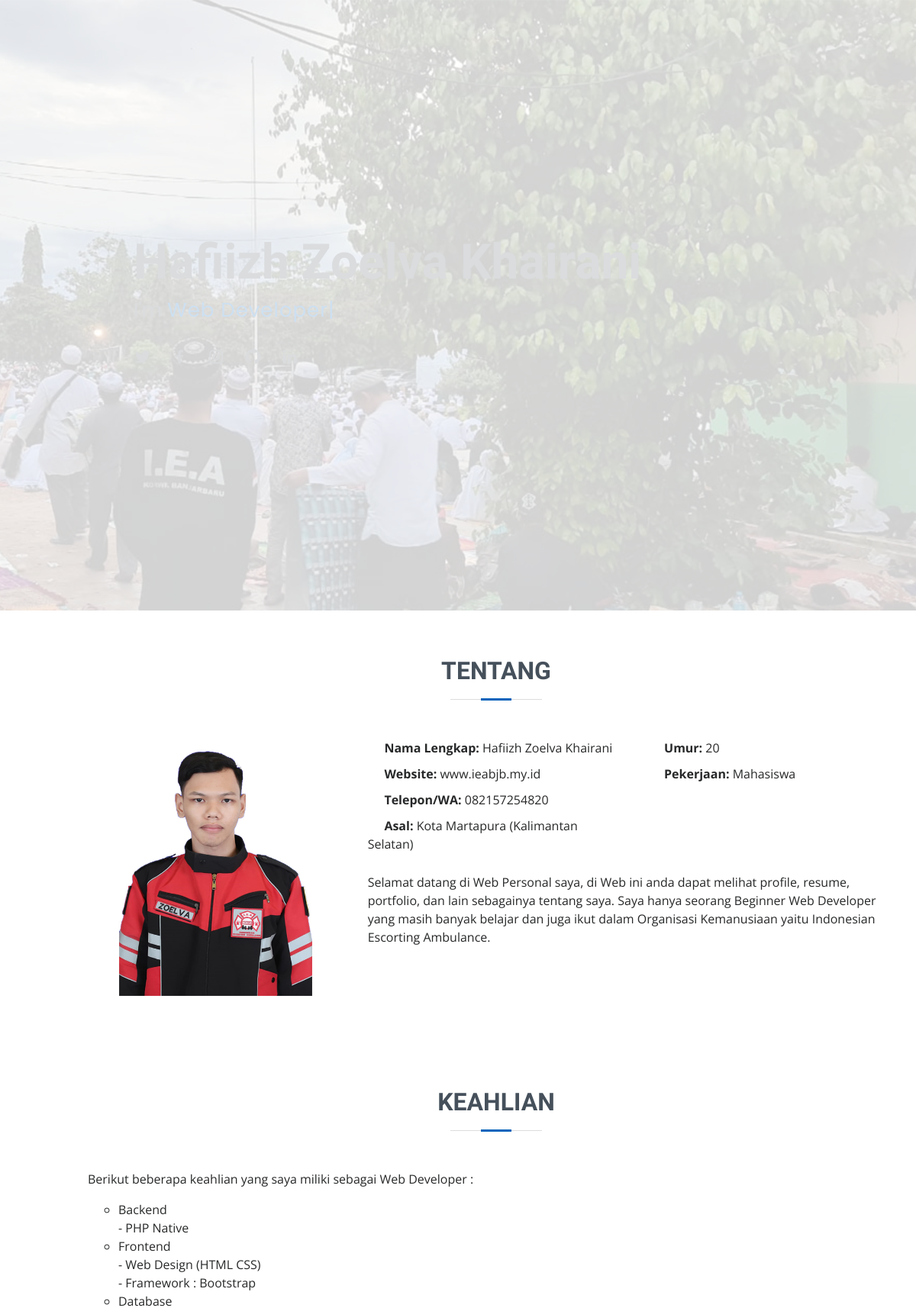
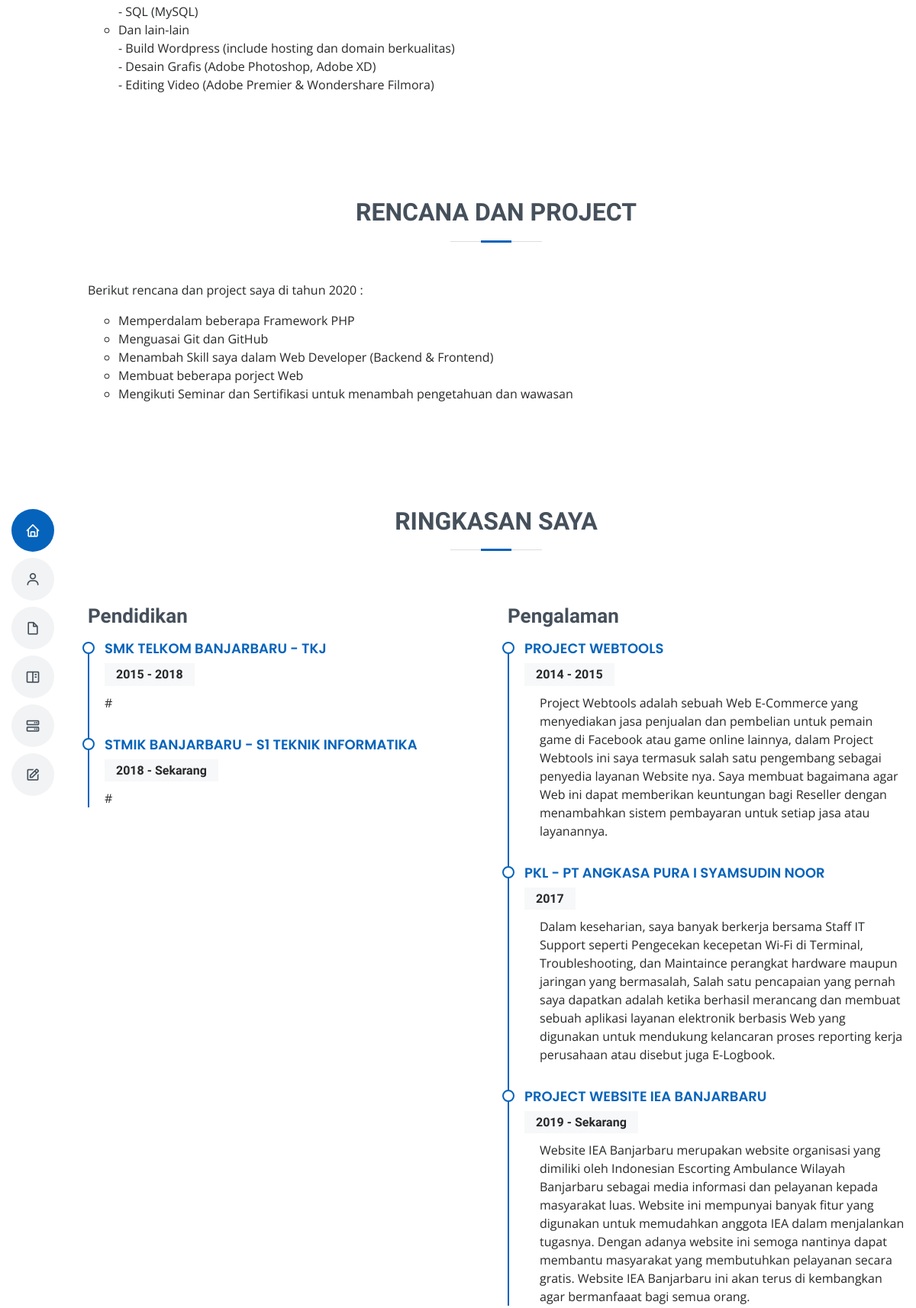
The page / (upper part) on the database its author committed (2 pictures, top to bottom).
### tables this page shows
CREATE TABLE `tb_biodata` (
  `biodata_id` int(11) NOT NULL,
  `id` int(11) NOT NULL,
  `nama` varchar(250) NOT NULL,
  `spesialis` varchar(250) NOT NULL,
  `website` varchar(100) NOT NULL,
  `telepon` varchar(50) NOT NULL,
  `asal` varchar(250) NOT NULL,
  `umur` int(10) NOT NULL,
  `pekerjaan` varchar(250) NOT NULL,
  `deskripsi` text NOT NULL
);

### application/controllers/Index.php (called while the page is built, shortened)
<?php
class Index extends CI_Controller
{
    public function __construct()
    {
        $this->load->model('Portfolio_model');
        $this->load->model('Biodata_model');
    }
    public function index()
    {
        $data['portfolio'] = $this->Portfolio_model->getAllPortfolio();
        $data['biodata'] = $this->Biodata_model->getAllBiodata();
        $this->load->view('index', $data);
    }
}

### index.php (called while the page is built, shortened)
<?php
require_once BASEPATH . 'core/CodeIgniter.php';

### application/models/Biodata_model.php (called while the page is built, shortened)
<?php
class Biodata_model extends CI_Model
{
    public function getAllBiodata()
    {
        return $this->db->get('tb_biodata')->result_array();
    }
}

### application/views/index.php (the view, shortened to what this page needs)
<!DOCTYPE html>
<html lang="en">
<head>
	<link href="<?= base_url() ?>assets/vendor/bootstrap/css/bootstrap.min.css" rel="stylesheet">
	<link href="<?= base_url() ?>assets/vendor/icofont/icofont.min.css" rel="stylesheet">
	<link href="<?= base_url() ?>assets/vendor/boxicons/css/boxicons.min.css" rel="stylesheet">
	<link href="<?= base_url() ?>assets/vendor/venobox/venobox.css" rel="stylesheet">
	<link href="<?= base_url() ?>assets/vendor/owl.carousel/assets/owl.carousel.min.css" rel="stylesheet">
	<link href="<?= base_url() ?>assets/vendor/aos/aos.css" rel="stylesheet">
	<link href="<?= base_url() ?>assets/css/style.css" rel="stylesheet">
</head>
<body>
	<header id="header" class="d-flex flex-column justify-content-center">
		<nav class="nav-menu">
			<ul>
				<li class="active"><a href="#hero"><i class="bx bx-home"></i> <span>Home</span></a></li>
				<li><a href="#about"><i class="bx bx-user"></i> <span>Tentang</span></a></li>
				<li><a href="#resume"><i class="bx bx-file-blank"></i> <span>Ringkasan</span></a></li>
				<li><a href="#portfolio"><i class="bx bx-book-content"></i> <span>Portfolio</span></a></li>
				<li><a href="#services"><i class="bx bx-server"></i> <span>Info</span></a></li>
				<li><a href="<?= base_url('home') ?>"><i class="bx bx-edit"></i> <span>Edit Resume</span></a></li>
			</ul>
		</nav>
	</header>
	<?php foreach ($biodata as $bio) : ?>
		<section id="hero" class="d-flex flex-column justify-content-center">
			<div class="container" data-aos="zoom-in" data-aos-delay="100">
				<h1><?= $bio['nama']; ?></h1>
				<p>I'm <span class="typed" data-typed-items="<?= $bio['spesialis'] ?>"></span></p>
				<div class="social-links">
					<a href="#" class="twitter"><i class="bx bxl-twitter"></i></a>
					<a href="https://www.facebook.com/hafizh.khairani" class="facebook"><i class="bx bxl-facebook"></i></a>
					<a href="https://www.instagram.com/fizh_zoelva/" class="instagram"><i class="bx bxl-instagram"></i></a>
					<a href="https://github.com/hafiizh10" class="google-plus"><i class="bx bxl-github"></i></a>
					<a href="https://www.linkedin.com/in/zoelva-khairani/" class="linkedin"><i class="bx bxl-linkedin"></i></a>
				</div>
			</div>
		</section>
		<main id="main">
			<section id="about" class="about">
				<div class="container" data-aos="fade-up">
					<div class="section-title">
						<h2>Tentang</h2>
					</div>
					<div class="row">
						<div class="col-lg-4">
							<img src="assets/img/profile-img.jpg" class="img-fluid" alt="">
						</div>
						<div class="col-lg-8 pt-4 pt-lg-0 content">
							<div class="row">
								<div class="col-lg-6">
									<ul>
										<li><i class="icofont-rounded-right"></i> <strong>Nama Lengkap:</strong> <?= $bio['nama'] ?></li>
										<li><i class="icofont-rounded-right"></i> <strong>Website:</strong> <?= $bio['website'] ?></li>
										<li><i class="icofont-rounded-right"></i> <strong>Telepon/WA:</strong> <?= $bio['telepon'] ?></li>
										<li><i class="icofont-rounded-right"></i> <strong>Asal:</strong> <?= $bio['asal'] ?>
										</li>
									</ul>
								</div>
								<div class="col-lg-6">
									<ul>
										<li><i class="icofont-rounded-right"></i> <strong>Umur:</strong> <?= $bio['umur'] ?></li>
										<li><i class="icofont-rounded-right"></i> <strong>Pekerjaan:</strong> <?= $bio['pekerjaan'] ?></li>
									</ul>
								</div>
							</div>
							<p>
								<?= $bio['deskripsi'] ?>
							</p>
						</div>
					</div>
				<?php endforeach; ?>
				</div>
			</section>
			<section id="facts" class="facts">
				<div class="container" data-aos="fade-up">
					<div class="section-title">
						<h2>Keahlian</h2>
					</div>
					<p>
						Berikut beberapa keahlian yang saya miliki sebagai Web Developer :<br>
						<ul style="list-style-type:circle">
							<li>Backend</li>
							- PHP Native
							<li>Frontend</li>
							- Web Design (HTML CSS)<br>
							- Framework : Bootstrap
							<li>Database</li>
							- SQL (MySQL)
							<li>Dan lain-lain</li>
							- Build Wordpress (include hosting dan domain berkualitas)<br>
							- Desain Grafis (Adobe Photoshop, Adobe XD)<br>
							- Editing Video (Adobe Premier & Wondershare Filmora)
						</ul>
					</p>
				</div>
			</section>
			<section id="skills" class="skills section-bg">
				<div class="container" data-aos="fade-up">
					<div class="section-title">
						<h2>Rencana dan Project</h2>
					</div>
					<p>
						Berikut rencana dan project saya di tahun 2020 :<br>
						<ul style="list-style-type:circle">
							<li>Memperdalam beberapa Framework PHP</li>
							<li>Menguasai Git dan GitHub</li>
							<li>Menambah Skill saya dalam Web Developer (Backend & Frontend)</li>
							<li>Membuat beberapa porject Web</li>
							<li>Mengikuti Seminar dan Sertifikasi untuk menambah pengetahuan dan wawasan</li>
						</ul>
					</p>
				</div>
			</section>
			<section id="resume" class="resume">
				<div class="container" data-aos="fade-up">
					<div class="section-title">
						<h2>Ringkasan Saya</h2>
					</div>
					<div class="row">
						<div class="col-lg-6">
							<h3 class="resume-title">Pendidikan</h3>
							<div class="resume-item">
								<h4>SMK TELKOM BANJARBARU - TKJ</h4>
								<h5>2015 - 2018</h5>
								<p>#</p>
							</div>
							<div class="resume-item">
								<h4>STMIK BANJARBARU - S1 Teknik Informatika</h4>
								<h5>2018 - Sekarang</h5>
								<p>#</p>
							</div>
						</div>
						<div class="col-lg-6">
							<h3 class="resume-title">Pengalaman</h3>
							<div class="resume-item">
								<h4>Project Webtools</h4>
								<h5>2014 - 2015</h5>
								<ul>
									<p>Project Webtools adalah sebuah Web E-Commerce yang menyediakan jasa penjualan dan pembelian untuk
										pemain game di Facebook atau game online lainnya, dalam Project Webtools ini saya termasuk salah satu
										pengembang sebagai penyedia layanan Website nya. Saya membuat bagaimana agar Web ini dapat memberikan
										keuntungan bagi Reseller dengan menambahkan sistem pembayaran untuk setiap jasa atau layanannya.</p>
								</ul>
							</div>
							<div class="resume-item">
								<h4>PKL - PT ANGKASA PURA I SYAMSUDIN NOOR</h4>
								<h5>2017</h5>
								<ul>
									<p>Dalam keseharian, saya banyak berkerja bersama Staff IT Support seperti Pengecekan kecepetan Wi-Fi di
										Terminal, Troubleshooting, dan Maintaince perangkat hardware maupun jaringan yang bermasalah, Salah
										satu pencapaian yang pernah saya dapatkan adalah ketika berhasil merancang dan membuat sebuah aplikasi
										layanan elektronik berbasis Web yang digunakan untuk mendukung kelancaran proses reporting kerja
										perusahaan atau disebut juga E-Logbook.</p>
								</ul>
							</div>
							<div class="resume-item">
								<h4>Project Website IEA Banjarbaru</h4>
								<h5>2019 - Sekarang</h5>
								<ul>
									<p>Website IEA Banjarbaru merupakan website organisasi yang dimiliki oleh Indonesian Escorting Ambulance
										Wilayah Banjarbaru sebagai media informasi dan pelayanan kepada masyarakat luas. Website ini mempunyai
										banyak fitur yang digunakan untuk memudahkan anggota IEA dalam menjalankan tugasnya. Dengan adanya
										website ini semoga nantinya dapat membantu masyarakat yang membutuhkan pelayanan secara gratis.
										Website IEA Banjarbaru ini akan terus di kembangkan agar bermanfaaat bagi semua orang.</p>
								</ul>
							</div>
						</div>
					</div>
				</div>
			</section>
		</main>
</body>
</html>

### assets/css/style.css (style rules this page uses)
body { font-family: "Open Sans", sans-serif; color: #272829; }
a { color: #0563bb; }
h1, h2, h3, h4, h5, h6 { font-family: "Raleway", sans-serif; }
#header { position: fixed; top: 0; left: 0; bottom: 0; z-index: 9997; transition: all 0.5s; padding: 15px; overflow-y: auto; }
@media (min-width: 992px) { #main { margin-left: 100px; } }
.nav-menu * { margin: 0; padding: 0; list-style: none; }
.nav-menu > ul > li { position: relative; white-space: nowrap; }
.nav-menu a { display: flex; align-items: center; color: #45505b; padding: 10px 18px; margin-bottom: 8px; transition: 0.3s; font-size: 15px; border-radius: 50px; background: #f2f3f5; height: 56px; width: 100%; overflow: hidden; transition: 0.3s; }
.nav-menu a i { font-size: 20px; }
@media (min-width: 992px) { .nav-menu a { width: 56px; } }
.nav-menu a:hover, .nav-menu .active > a, .nav-menu li:hover > a { color: #fff; background: #0563bb; }
#hero { width: 100%; height: 100vh; background: url("../img/hero-bg.jpg") top right no-repeat; background-size: cover; position: relative; }
@media (min-width: 992px) { #hero { padding-left: 160px; } }
#hero:before { content: ""; background: rgba(255, 255, 255, 0.8); position: absolute; bottom: 0; top: 0; left: 0; right: 0; }
#hero h1 { margin: 0; font-size: 64px; font-weight: 700; line-height: 56px; color: #45505b; }
#hero p { color: #45505b; margin: 15px 0 0 0; font-size: 26px; font-family: "Poppins", sans-serif; }
#hero p span { color: #0563bb; letter-spacing: 1px; }
#hero .social-links { margin-top: 30px; }
#hero .social-links a { font-size: 24px; display: inline-block; color: #45505b; line-height: 1; margin-right: 20px; transition: 0.3s; }
section { padding: 60px 0; overflow: hidden; }
.section-title { text-align: center; padding-bottom: 30px; }
.section-title h2 { font-size: 32px; font-weight: bold; text-transform: uppercase; margin-bottom: 20px; padding-bottom: 20px; position: relative; color: #45505b; }
.section-title h2::before { content: ''; position: absolute; display: block; width: 120px; height: 1px; background: #ddd; bottom: 1px; left: calc(50% - 60px); }
.section-title h2::after { content: ''; position: absolute; display: block; width: 40px; height: 3px; background: #0563bb; bottom: 0; left: calc(50% - 20px); }
.about .content ul { list-style: none; padding: 0; }
.about .content ul li { padding-bottom: 10px; }
.about .content ul i { font-size: 20px; padding-right: 2px; color: #0563bb; }
.about .content p:last-child { margin-bottom: 0; }
.resume .resume-title { font-size: 26px; font-weight: 700; margin-top: 20px; margin-bottom: 20px; color: #45505b; }
.resume .resume-item { padding: 0 0 20px 20px; margin-top: -2px; border-left: 2px solid #0563bb; position: relative; }
.resume .resume-item h4 { line-height: 18px; font-size: 18px; font-weight: 600; text-transform: uppercase; font-family: "Poppins", sans-serif; color: #0563bb; margin-bottom: 10px; }
.resume .resume-item h5 { font-size: 16px; background: #f7f8f9; padding: 5px 15px; display: inline-block; font-weight: 600; margin-bottom: 10px; }
.resume .resume-item ul { padding-left: 20px; }
.resume .resume-item:last-child { padding-bottom: 0; }
.resume .resume-item::before { content: ""; position: absolute; width: 16px; height: 16px; border-radius: 50px; left: -9px; top: 0; background: #fff; border: 2px solid #0563bb; }

### rows shown on the page
tb_biodata: nama "Hafiizh Zoelva Khairani", website "www.ieabjb.my.id", telepon "082157254820", asal "Kota Martapura (Kalimantan Selatan)", umur "20", pekerjaan "Mahasiswa", deskripsi "Selamat datang di Web Personal saya, di Web ini anda dapat melihat profile, resume, portfolio, dan lain sebagainya tentang saya. Saya hanya seorang Beginner Web Developer yang masih banyak belajar dan juga ikut dalam Organisasi Kemanusiaan yaitu Indonesian Escorting Ambulance."
